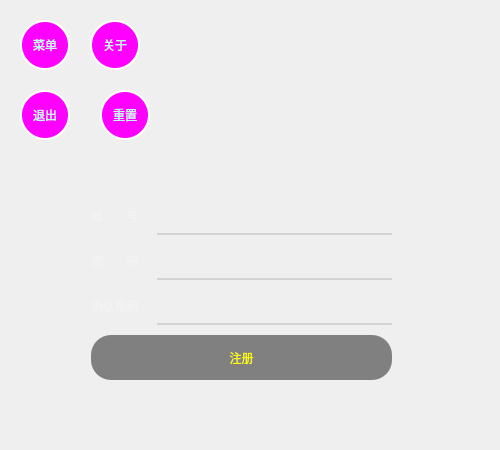
<?xml version="1.0" encoding="UTF-8"?>
<ui version="4.0">
 <class>Form</class>
 <widget class="QWidget" name="Form">
  <property name="enabled">
   <bool>true</bool>
  </property>
  <property name="geometry">
   <rect>
    <x>0</x>
    <y>0</y>
    <width>500</width>
    <height>450</height>
   </rect>
  </property>
  <property name="minimumSize">
   <size>
    <width>500</width>
    <height>450</height>
   </size>
  </property>
  <property name="maximumSize">
   <size>
    <width>500</width>
    <height>450</height>
   </size>
  </property>
  <property name="windowTitle">
   <string>Form</string>
  </property>
  <property name="styleSheet">
   <string notr="true">
QWidget#Form{
border-image: url(:/register/images/sky.jpg);}</string>
  </property>
  <widget class="QPushButton" name="about_menue_btn">
   <property name="geometry">
    <rect>
     <x>90</x>
     <y>20</y>
     <width>50</width>
     <height>50</height>
    </rect>
   </property>
   <property name="styleSheet">
    <string notr="true">QPushButton{background-color:rgb(255, 0, 255);
border:2px solid white;
border-radius:25px;
color: rgb(193, 255, 237);}
QPushButton:hover{
border:4px double black;
}
QPushButton:checked{
	background-color: rgb(170, 255, 0);
color:blue;
}</string>
   </property>
   <property name="text">
    <string>关于</string>
   </property>
   <property name="checkable">
    <bool>false</bool>
   </property>
  </widget>
  <widget class="QPushButton" name="reset_menue_btn">
   <property name="geometry">
    <rect>
     <x>100</x>
     <y>90</y>
     <width>50</width>
     <height>50</height>
    </rect>
   </property>
   <property name="styleSheet">
    <string notr="true">QPushButton{background-color:rgb(255, 0, 255);
border:2px solid white;
border-radius:25px;
color: rgb(193, 255, 237);}
QPushButton:hover{
border:4px double black;
}
QPushButton:checked{
	background-color: rgb(170, 255, 0);
color:blue;
}</string>
   </property>
   <property name="text">
    <string>重置</string>
   </property>
   <property name="checkable">
    <bool>false</bool>
   </property>
  </widget>
  <widget class="QPushButton" name="exit_menue_btn">
   <property name="geometry">
    <rect>
     <x>20</x>
     <y>90</y>
     <width>50</width>
     <height>50</height>
    </rect>
   </property>
   <property name="styleSheet">
    <string notr="true">QPushButton{background-color:rgb(255, 0, 255);
border:2px solid white;
border-radius:25px;
color: rgb(193, 255, 237);}
QPushButton:hover{
border:4px double black;
}
QPushButton:checked{
	background-color: rgb(170, 255, 0);
color:blue;
}</string>
   </property>
   <property name="text">
    <string>退出</string>
   </property>
   <property name="checkable">
    <bool>false</bool>
   </property>
  </widget>
  <widget class="QPushButton" name="main_menue_btn">
   <property name="geometry">
    <rect>
     <x>20</x>
     <y>20</y>
     <width>50</width>
     <height>50</height>
    </rect>
   </property>
   <property name="styleSheet">
    <string notr="true">QPushButton{background-color:rgb(255, 0, 255);
border:2px solid white;
border-radius:25px;
color: rgb(193, 255, 237);}
QPushButton:hover{
border:4px double black;
}
QPushButton:checked{
	background-color: rgb(170, 255, 0);
color:blue;
}</string>
   </property>
   <property name="text">
    <string>菜单</string>
   </property>
   <property name="checkable">
    <bool>true</bool>
   </property>
  </widget>
  <widget class="QWidget" name="layoutWidget">
   <property name="geometry">
    <rect>
     <x>91</x>
     <y>200</y>
     <width>301</width>
     <height>182</height>
    </rect>
   </property>
   <layout class="QFormLayout" name="formLayout">
    <property name="verticalSpacing">
     <number>10</number>
    </property>
    <item row="0" column="0">
     <widget class="QLabel" name="label">
      <property name="styleSheet">
       <string notr="true">color:rgb(243, 243, 243);font: 14pt &quot;微软雅黑&quot;;</string>
      </property>
      <property name="text">
       <string>账       号：</string>
      </property>
     </widget>
    </item>
    <item row="0" column="1">
     <widget class="QLineEdit" name="account_line">
      <property name="minimumSize">
       <size>
        <width>0</width>
        <height>35</height>
       </size>
      </property>
      <property name="styleSheet">
       <string notr="true">background-color:transparent;
font: 12pt &quot;微软雅黑&quot;;
color: rgb(249, 249, 249);
border:none;
border-bottom:2px solid lightgray;
</string>
      </property>
      <property name="clearButtonEnabled">
       <bool>true</bool>
      </property>
     </widget>
    </item>
    <item row="1" column="0">
     <widget class="QLabel" name="label_2">
      <property name="styleSheet">
       <string notr="true">color:rgb(243, 243, 243);font: 14pt &quot;微软雅黑&quot;;</string>
      </property>
      <property name="text">
       <string>密       码：</string>
      </property>
     </widget>
    </item>
    <item row="1" column="1">
     <widget class="QLineEdit" name="password_line">
      <property name="minimumSize">
       <size>
        <width>0</width>
        <height>35</height>
       </size>
      </property>
      <property name="styleSheet">
       <string notr="true">background-color:transparent;
font: 12pt &quot;微软雅黑&quot;;
color: rgb(249, 249, 249);
border:none;
border-bottom:2px solid lightgray;
</string>
      </property>
      <property name="clearButtonEnabled">
       <bool>true</bool>
      </property>
     </widget>
    </item>
    <item row="2" column="0">
     <widget class="QLabel" name="label_3">
      <property name="styleSheet">
       <string notr="true">color:rgb(243, 243, 243);font: 14pt &quot;微软雅黑&quot;;</string>
      </property>
      <property name="text">
       <string>确认密码：</string>
      </property>
     </widget>
    </item>
    <item row="2" column="1">
     <widget class="QLineEdit" name="confirm_line">
      <property name="minimumSize">
       <size>
        <width>0</width>
        <height>35</height>
       </size>
      </property>
      <property name="styleSheet">
       <string notr="true">background-color:transparent;
font: 12pt &quot;微软雅黑&quot;;
color: rgb(249, 249, 249);
border:none;
border-bottom:2px solid lightgray;
</string>
      </property>
      <property name="clearButtonEnabled">
       <bool>true</bool>
      </property>
     </widget>
    </item>
    <item row="3" column="0" colspan="2">
     <widget class="QPushButton" name="regis_button">
      <property name="enabled">
       <bool>false</bool>
      </property>
      <property name="minimumSize">
       <size>
        <width>0</width>
        <height>45</height>
       </size>
      </property>
      <property name="styleSheet">
       <string notr="true">QPushButton{background-color: rgb(0, 85, 0);color:white;
font: 14pt &quot;微软雅黑&quot;;border-radius:20px}
QPushButton:hover{background-color:rgb(170, 255, 127);color:black}
QPushButton:pressed{background-color: rgb(85, 255, 255);color:yellow}
QPushButton:disabled{background-color: gray;color:yellow}
</string>
      </property>
      <property name="text">
       <string>注册</string>
      </property>
     </widget>
    </item>
   </layout>
  </widget>
 </widget>
 <resources>
  <include location="../image.qrc"/>
 </resources>
 <connections>
  <connection>
   <sender>main_menue_btn</sender>
   <signal>clicked(bool)</signal>
   <receiver>Form</receiver>
   <slot>show_hide_menue()</slot>
   <hints>
    <hint type="sourcelabel">
     <x>52</x>
     <y>47</y>
    </hint>
    <hint type="destinationlabel">
     <x>0</x>
     <y>88</y>
    </hint>
   </hints>
  </connection>
  <connection>
   <sender>about_menue_btn</sender>
   <signal>clicked()</signal>
   <receiver>Form</receiver>
   <slot>about_button_click()</slot>
   <hints>
    <hint type="sourcelabel">
     <x>125</x>
     <y>45</y>
    </hint>
    <hint type="destinationlabel">
     <x>233</x>
     <y>55</y>
    </hint>
   </hints>
  </connection>
  <connection>
   <sender>exit_menue_btn</sender>
   <signal>clicked()</signal>
   <receiver>Form</receiver>
   <slot>exit_button_click()</slot>
   <hints>
    <hint type="sourcelabel">
     <x>47</x>
     <y>108</y>
    </hint>
    <hint type="destinationlabel">
     <x>51</x>
     <y>187</y>
    </hint>
   </hints>
  </connection>
  <connection>
   <sender>reset_menue_btn</sender>
   <signal>clicked()</signal>
   <receiver>Form</receiver>
   <slot>reset_button_click()</slot>
   <hints>
    <hint type="sourcelabel">
     <x>131</x>
     <y>116</y>
    </hint>
    <hint type="destinationlabel">
     <x>213</x>
     <y>126</y>
    </hint>
   </hints>
  </connection>
  <connection>
   <sender>regis_button</sender>
   <signal>clicked()</signal>
   <receiver>Form</receiver>
   <slot>register_button_click()</slot>
   <hints>
    <hint type="sourcelabel">
     <x>219</x>
     <y>360</y>
    </hint>
    <hint type="destinationlabel">
     <x>205</x>
     <y>401</y>
    </hint>
   </hints>
  </connection>
  <connection>
   <sender>account_line</sender>
   <signal>textChanged(QString)</signal>
   <receiver>Form</receiver>
   <slot>regis_button_enabled()</slot>
   <hints>
    <hint type="sourcelabel">
     <x>358</x>
     <y>214</y>
    </hint>
    <hint type="destinationlabel">
     <x>446</x>
     <y>152</y>
    </hint>
   </hints>
  </connection>
  <connection>
   <sender>password_line</sender>
   <signal>textChanged(QString)</signal>
   <receiver>Form</receiver>
   <slot>regis_button_enabled()</slot>
   <hints>
    <hint type="sourcelabel">
     <x>386</x>
     <y>266</y>
    </hint>
    <hint type="destinationlabel">
     <x>440</x>
     <y>268</y>
    </hint>
   </hints>
  </connection>
  <connection>
   <sender>confirm_line</sender>
   <signal>textChanged(QString)</signal>
   <receiver>Form</receiver>
   <slot>regis_button_enabled()</slot>
   <hints>
    <hint type="sourcelabel">
     <x>385</x>
     <y>307</y>
    </hint>
    <hint type="destinationlabel">
     <x>435</x>
     <y>307</y>
    </hint>
   </hints>
  </connection>
 </connections>
 <slots>
  <slot>show_hide_menue()</slot>
  <slot>about_button_click()</slot>
  <slot>exit_button_click()</slot>
  <slot>reset_button_click()</slot>
  <slot>register_button_click()</slot>
  <slot>regis_button_enabled()</slot>
 </slots>
</ui>
